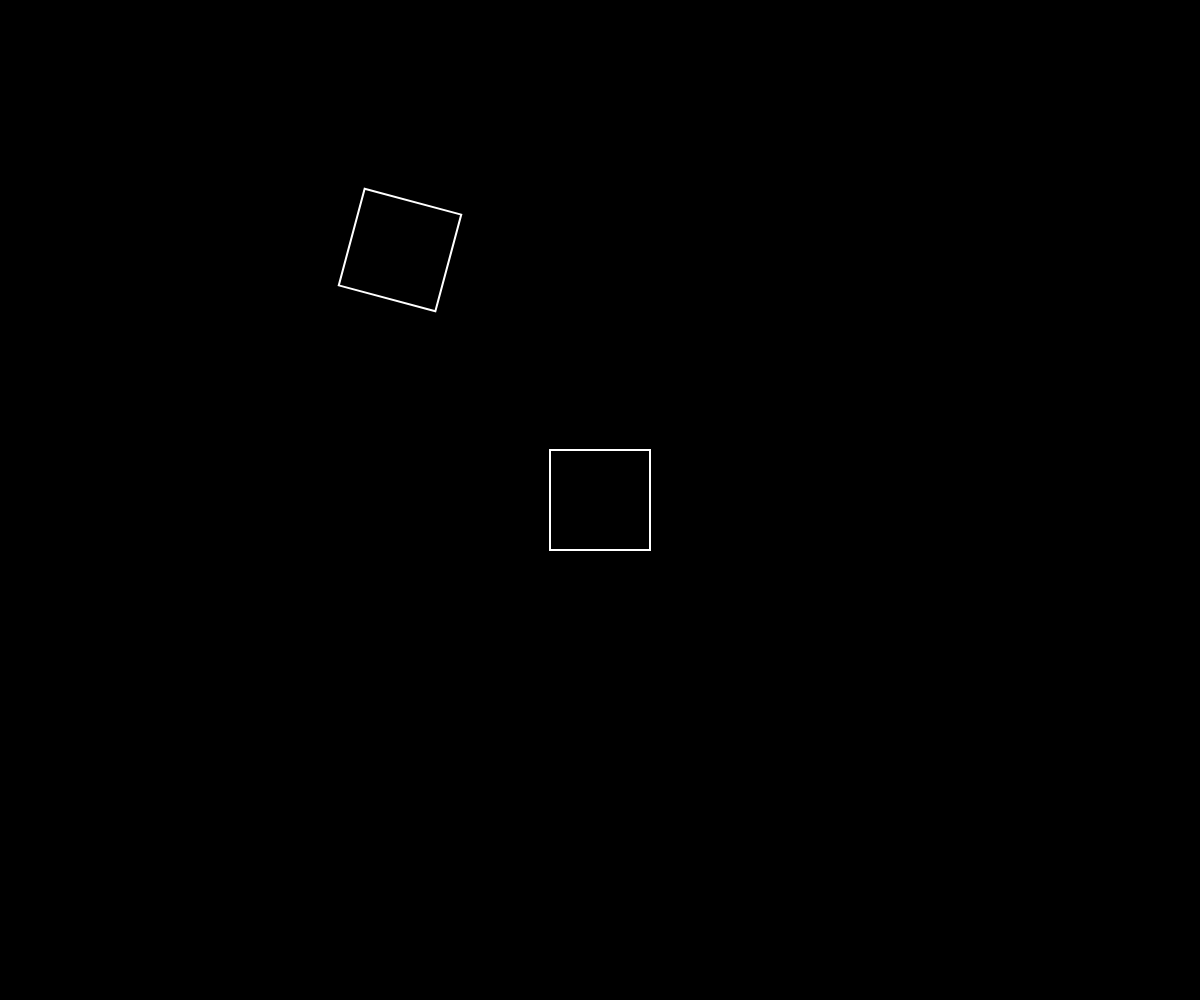
Frame 1 (no input)
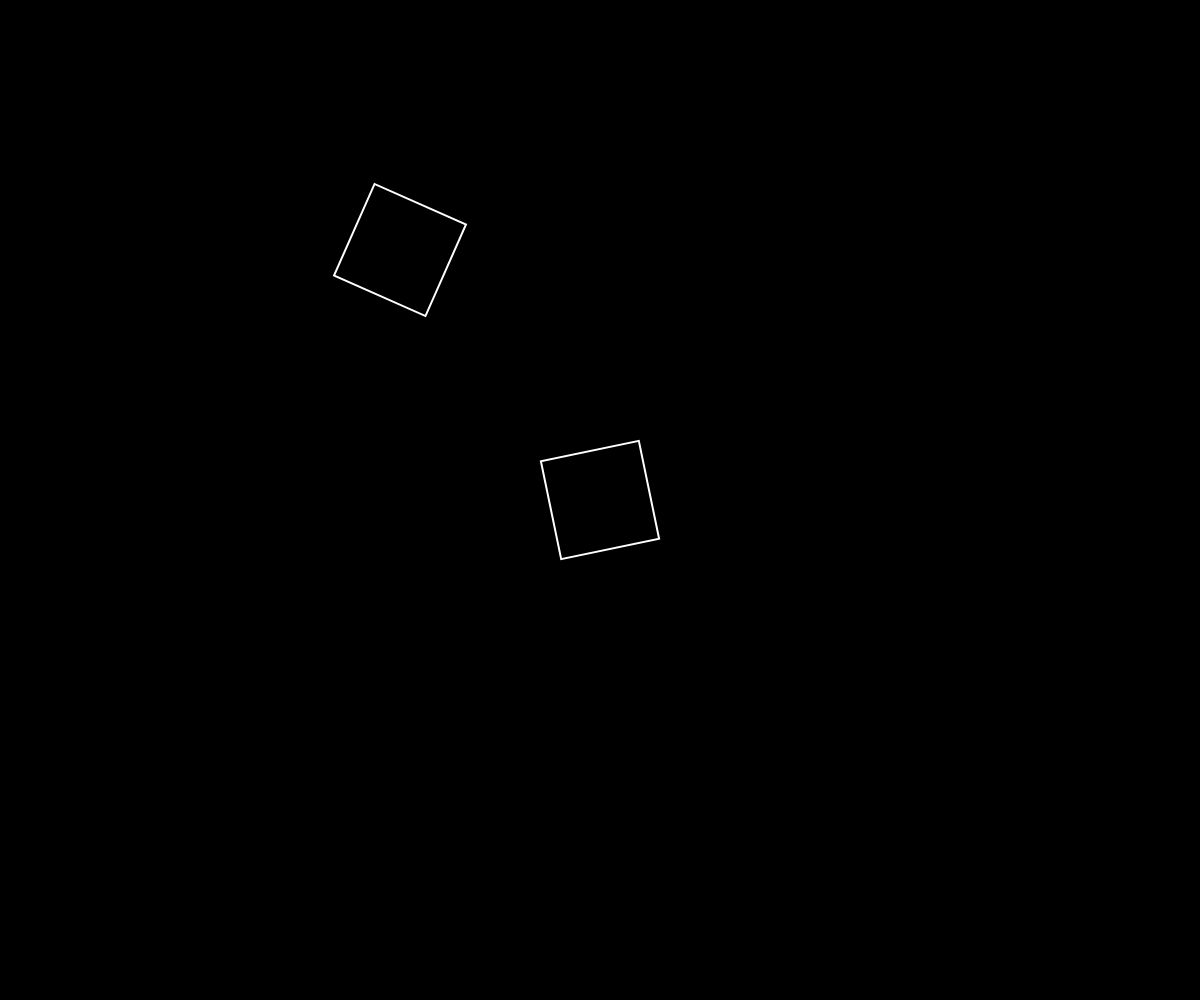
Frame 60 (no input)
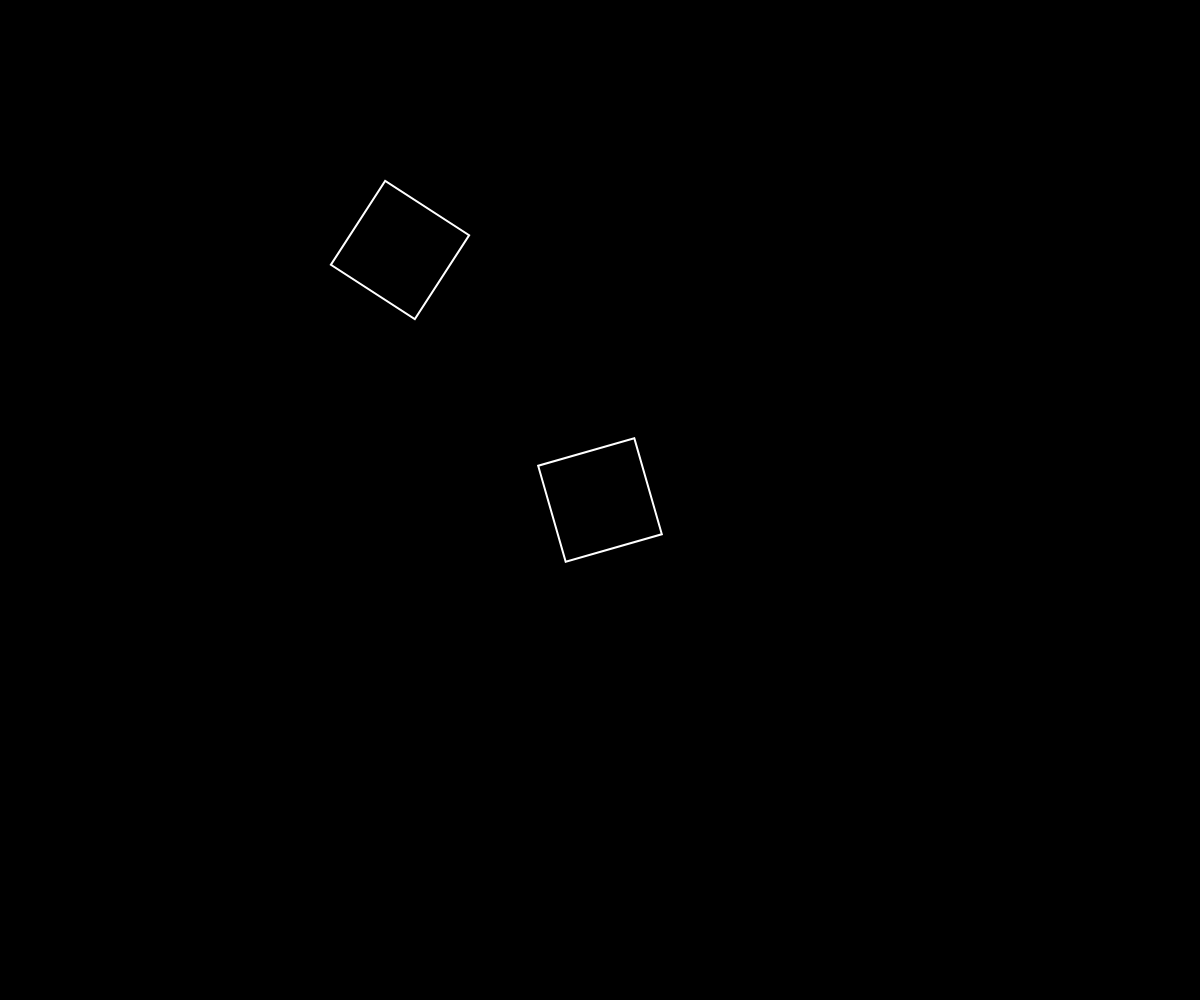
Frame 120 (the mouse pressed at the canvas centre since frame 60)

The p5.js sketch that drew these frames (run headless with seeded random() and noise() and a simulated clock; from frame 60 on, the mouse is pressed at the canvas centre):

// p5.js sketch
// ── sketch.js
let angle;
let posX;
let posY;

function setup() {
  // Create a canvas that fills the entire browser window
  createCanvas(windowWidth, windowHeight);
  angleMode(DEGREES);
  angle = 0;
angle2 = 15;
rotSpeed1 = 0;
rotSpeed2 = random(1,10);

  rectMode(CENTER);
}

function draw() {
  // Set background to black
  background(0);



  push();
  stroke(255);
  strokeWeight(2);
  noFill();
  translate(width/2,height/2);
  rotate (angle);
  rect (0,0,100,100);
  pop();

  push();
  stroke(255);
  strokeWeight(2);
  noFill();
  translate (width/3,height/4);
  rotate (angle2);
  rect (0,0,100,100);
  pop();

 angle += rotSpeed2;
  angle2 += rotSpeed1;
 
  if(rotSpeed1 > 20){
    rotSpeed1 += 0.1;
  }else{
    rotSpeed1 -= 0.1;
  }
 
  
}
